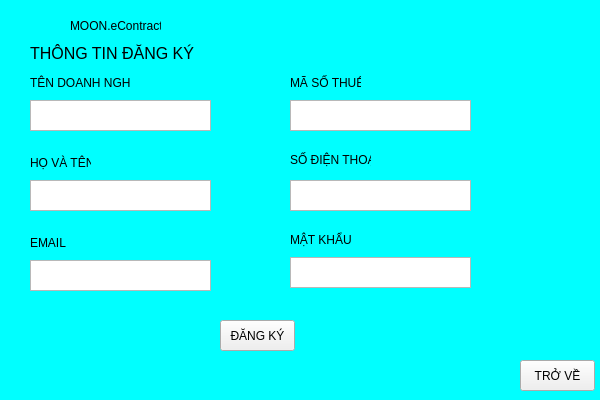
<?xml version="1.0" encoding="UTF-8"?>
<ui version="4.0">
 <class>DangKyWindow</class>
 <widget class="QMainWindow" name="DangKyWindow">
  <property name="geometry">
   <rect>
    <x>0</x>
    <y>0</y>
    <width>600</width>
    <height>400</height>
   </rect>
  </property>
  <property name="windowTitle">
   <string>MainWindow</string>
  </property>
  <property name="styleSheet">
   <string notr="true">
QMainWindow{
 border-image: url(:/background/image/Nen-xanh-duong-pastel.ng.jpg);
background-color: rgb(0, 255, 255);
}
</string>
  </property>
  <widget class="QWidget" name="centralwidget">
   <widget class="QLabel" name="label">
    <property name="geometry">
     <rect>
      <x>30</x>
      <y>43</y>
      <width>171</width>
      <height>20</height>
     </rect>
    </property>
    <property name="font">
     <font>
      <pointsize>12</pointsize>
     </font>
    </property>
    <property name="text">
     <string>THÔNG TIN ĐĂNG KÝ</string>
    </property>
   </widget>
   <widget class="QLabel" name="label_2">
    <property name="geometry">
     <rect>
      <x>30</x>
      <y>73</y>
      <width>101</width>
      <height>20</height>
     </rect>
    </property>
    <property name="text">
     <string>TÊN DOANH NGHIỆP</string>
    </property>
   </widget>
   <widget class="QLabel" name="label_3">
    <property name="geometry">
     <rect>
      <x>290</x>
      <y>73</y>
      <width>71</width>
      <height>20</height>
     </rect>
    </property>
    <property name="text">
     <string>MÃ SỐ THUẾ</string>
    </property>
   </widget>
   <widget class="QLabel" name="label_4">
    <property name="geometry">
     <rect>
      <x>30</x>
      <y>153</y>
      <width>61</width>
      <height>20</height>
     </rect>
    </property>
    <property name="text">
     <string>HỌ VÀ TÊN</string>
    </property>
   </widget>
   <widget class="QLabel" name="label_7">
    <property name="geometry">
     <rect>
      <x>290</x>
      <y>150</y>
      <width>81</width>
      <height>20</height>
     </rect>
    </property>
    <property name="text">
     <string>SỐ ĐIỆN THOẠI</string>
    </property>
   </widget>
   <widget class="QTextEdit" name="text_doanhnghiep">
    <property name="geometry">
     <rect>
      <x>30</x>
      <y>100</y>
      <width>181</width>
      <height>31</height>
     </rect>
    </property>
   </widget>
   <widget class="QTextEdit" name="textEdit_masothue">
    <property name="geometry">
     <rect>
      <x>290</x>
      <y>100</y>
      <width>181</width>
      <height>31</height>
     </rect>
    </property>
   </widget>
   <widget class="QTextEdit" name="textEdit_sodienthoai">
    <property name="geometry">
     <rect>
      <x>290</x>
      <y>180</y>
      <width>181</width>
      <height>31</height>
     </rect>
    </property>
   </widget>
   <widget class="QTextEdit" name="textEdit_hocvaten">
    <property name="geometry">
     <rect>
      <x>30</x>
      <y>180</y>
      <width>181</width>
      <height>31</height>
     </rect>
    </property>
   </widget>
   <widget class="QLabel" name="label_5">
    <property name="geometry">
     <rect>
      <x>30</x>
      <y>233</y>
      <width>61</width>
      <height>20</height>
     </rect>
    </property>
    <property name="text">
     <string>EMAIL</string>
    </property>
   </widget>
   <widget class="QTextEdit" name="textEdit_email">
    <property name="geometry">
     <rect>
      <x>30</x>
      <y>260</y>
      <width>181</width>
      <height>31</height>
     </rect>
    </property>
   </widget>
   <widget class="QTextEdit" name="textEdit_6">
    <property name="geometry">
     <rect>
      <x>290</x>
      <y>257</y>
      <width>181</width>
      <height>31</height>
     </rect>
    </property>
   </widget>
   <widget class="QLabel" name="label_6">
    <property name="geometry">
     <rect>
      <x>290</x>
      <y>230</y>
      <width>61</width>
      <height>20</height>
     </rect>
    </property>
    <property name="text">
     <string>MẬT KHẨU</string>
    </property>
   </widget>
   <widget class="QLabel" name="label_8">
    <property name="geometry">
     <rect>
      <x>20</x>
      <y>7</y>
      <width>41</width>
      <height>31</height>
     </rect>
    </property>
    <property name="text">
     <string/>
    </property>
    <property name="pixmap">
     <pixmap>HYde (1).png</pixmap>
    </property>
    <property name="scaledContents">
     <bool>true</bool>
    </property>
   </widget>
   <widget class="QLabel" name="label_9">
    <property name="geometry">
     <rect>
      <x>70</x>
      <y>10</y>
      <width>91</width>
      <height>31</height>
     </rect>
    </property>
    <property name="text">
     <string>MOON.eContract</string>
    </property>
   </widget>
   <widget class="QPushButton" name="pushButton_2">
    <property name="geometry">
     <rect>
      <x>220</x>
      <y>320</y>
      <width>75</width>
      <height>31</height>
     </rect>
    </property>
    <property name="text">
     <string>ĐĂNG KÝ</string>
    </property>
   </widget>
   <widget class="QPushButton" name="pushButton_Back">
    <property name="geometry">
     <rect>
      <x>520</x>
      <y>360</y>
      <width>75</width>
      <height>31</height>
     </rect>
    </property>
    <property name="text">
     <string>TRỞ VỀ</string>
    </property>
   </widget>
  </widget>
  <widget class="QMenuBar" name="menubar">
   <property name="geometry">
    <rect>
     <x>0</x>
     <y>0</y>
     <width>600</width>
     <height>21</height>
    </rect>
   </property>
  </widget>
 </widget>
 <resources/>
 <connections/>
</ui>
